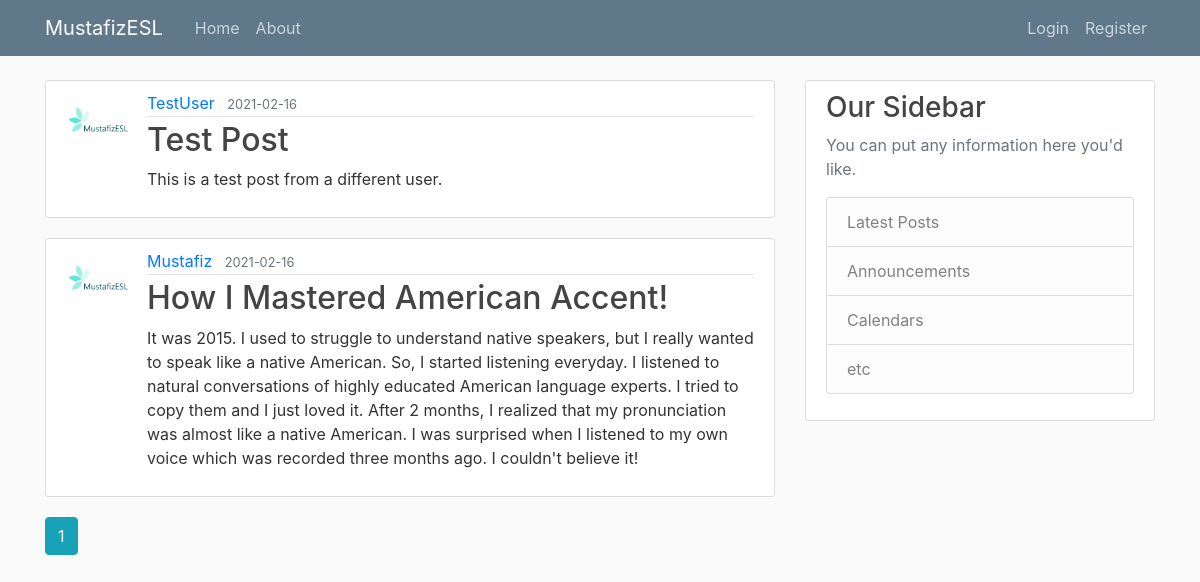
The app's page /home, older data.
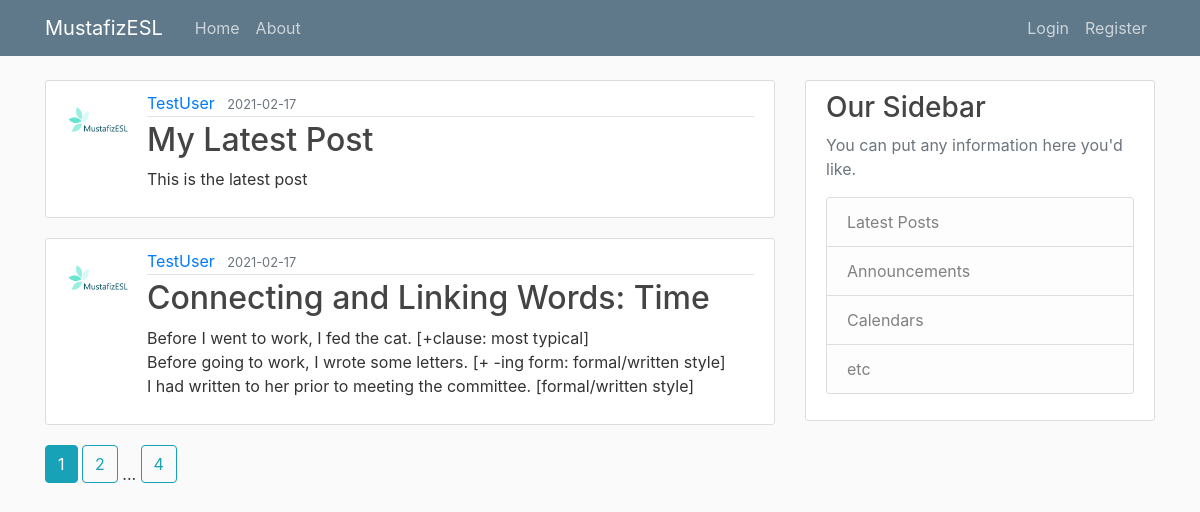
The same page, newer data.
### project/models.py (models this page shows, shortened)
class Post(db.Model):
	id = db.Column(db.Integer, primary_key=True)
	title = db.Column(db.String(100), nullable=False)
	date_posted = db.Column(db.DateTime, nullable=False, default=datetime.utcnow)
	content = db.Column(db.Text, nullable=False)
	user_id = db.Column(db.Integer, db.ForeignKey('user.id'), nullable=False)

class User(db.Model, UserMixin):
	id = db.Column(db.Integer, primary_key=True)
	username = db.Column(db.String(20), unique=True, nullable=False)
	email = db.Column(db.String(120), unique=True, nullable=False)
	image_file = db.Column(db.String(20), nullable=False, default='default.jpg')
	password = db.Column(db.String(60), nullable=False)
	posts = db.relationship('Post', backref='author', lazy=True)

### project/main/routes.py (the view)
@main.route("/")
@main.route("/home")
def home():
	page = request.args.get('page', 1, type=int)
	posts = Post.query.order_by(Post.date_posted.desc()).paginate(page=page, per_page=2)
	return render_template('home.html', posts=posts)

### project/templates/home.html
{% extends "layout.html" %}
{% block content %}
	{% for post in posts.items %}
		<article class="media content-section">
      <img class="rounded-circle article-img" src="{{ url_for('static', filename='profile_pics/' + post.author.image_file) }}">
      <div class="media-body">
        <div class="article-metadata">
          <a class="mr-2" href="{{ url_for('users.user_posts', username=post.author.username) }}">{{ post.author.username }}</a>
          <small class="text-muted">{{ post.date_posted.strftime('%Y-%m-%d') }}</small>
        </div>
        <h2><a class="article-title" href="{{ url_for('posts.post', post_id=post.id) }}">{{ post.title }}</a></h2>
        <p class="article-content">{{ post.content }}</p>
      </div>
    </article>
	{% endfor %}
  {% for page_num in posts.iter_pages(left_edge=1, right_edge=1, left_current=1, right_current=2) %}
    {% if page_num %}
      {% if posts.page == page_num %}
        <a class="btn btn-info mb-4" href="{{ url_for('main.home', page=page_num) }}">{{ page_num }}</a>
      {% else %}
        <a class="btn btn-outline-info mb-4" href="{{ url_for('main.home', page=page_num) }}">{{ page_num }}</a>
      {% endif %}
    {% else %}
      ...
    {% endif %}
  {% endfor %}
{% endblock content %}

Row changes from the older to the newer data that the page shows:
no longer on this page (row unchanged): Post: image_file (placeholder picture), author.username "TestUser", date_posted "2021-02-16", title "Test Post", content "This is a test post from a different user."
no longer on this page (row unchanged): Post: image_file (placeholder picture), author.username "Mustafiz", date_posted "2021-02-16", title "How I Mastered American Accent!", content "It was 2015. I used to struggle to understand native speakers, but I really wanted to speak like a native American. So, I started listening everyday. I listened to natural conversations of highly educated American language experts. I tried to copy them and I just loved it. After 2 months, I realized that my pronunciation was almost like a native American. I was surprised when I listened to my own voice which was recorded three months ago. I couldn't believe it!"
added Post: image_file (picture), author.username "TestUser", date_posted "2021-02-17", title "My Latest Post", content "This is the latest post"
added Post: image_file (picture), author.username "TestUser", date_posted "2021-02-17", title "Connecting and Linking Words: Time", content "Before I went to work, I fed the cat. [+clause: most typical] Before going to work, I wrote some letters. [+ -ing form: formal/written style] I had written to her prior to meeting the committee. [formal/written style]"
Text that changed along with them:
new list line: "2"
new list line: "4"
